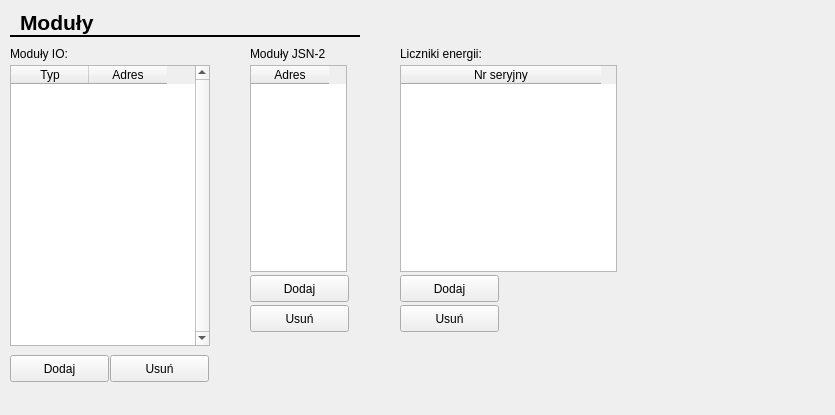
<?xml version="1.0" encoding="UTF-8"?>
<ui version="4.0">
 <class>CIoModulesCfgForm</class>
 <widget class="QWidget" name="CIoModulesCfgForm">
  <property name="geometry">
   <rect>
    <x>0</x>
    <y>0</y>
    <width>835</width>
    <height>415</height>
   </rect>
  </property>
  <property name="windowTitle">
   <string>Form</string>
  </property>
  <widget class="QLabel" name="label_13">
   <property name="geometry">
    <rect>
     <x>10</x>
     <y>45</y>
     <width>80</width>
     <height>17</height>
    </rect>
   </property>
   <property name="text">
    <string>Moduły IO:</string>
   </property>
  </widget>
  <widget class="QLabel" name="label_15">
   <property name="geometry">
    <rect>
     <x>400</x>
     <y>45</y>
     <width>110</width>
     <height>17</height>
    </rect>
   </property>
   <property name="text">
    <string>Liczniki energii:</string>
   </property>
  </widget>
  <widget class="QTableWidget" name="jsn2ModulesTable">
   <property name="geometry">
    <rect>
     <x>250</x>
     <y>65</y>
     <width>97</width>
     <height>207</height>
    </rect>
   </property>
   <property name="verticalScrollBarPolicy">
    <enum>Qt::ScrollBarAlwaysOff</enum>
   </property>
   <property name="horizontalScrollBarPolicy">
    <enum>Qt::ScrollBarAlwaysOff</enum>
   </property>
   <property name="rowCount">
    <number>0</number>
   </property>
   <property name="columnCount">
    <number>1</number>
   </property>
   <attribute name="horizontalHeaderDefaultSectionSize">
    <number>78</number>
   </attribute>
   <column>
    <property name="text">
     <string>Adres</string>
    </property>
   </column>
  </widget>
  <widget class="QPushButton" name="delMeterBtn">
   <property name="geometry">
    <rect>
     <x>400</x>
     <y>305</y>
     <width>99</width>
     <height>27</height>
    </rect>
   </property>
   <property name="text">
    <string>Usuń</string>
   </property>
  </widget>
  <widget class="QLabel" name="label_14">
   <property name="geometry">
    <rect>
     <x>250</x>
     <y>45</y>
     <width>100</width>
     <height>17</height>
    </rect>
   </property>
   <property name="text">
    <string>Moduły JSN-2</string>
   </property>
  </widget>
  <widget class="QTableWidget" name="energyMetersTab">
   <property name="geometry">
    <rect>
     <x>400</x>
     <y>65</y>
     <width>217</width>
     <height>207</height>
    </rect>
   </property>
   <property name="columnCount">
    <number>1</number>
   </property>
   <attribute name="horizontalHeaderDefaultSectionSize">
    <number>200</number>
   </attribute>
   <column>
    <property name="text">
     <string>Nr seryjny</string>
    </property>
   </column>
  </widget>
  <widget class="QPushButton" name="addMeterBtn">
   <property name="geometry">
    <rect>
     <x>400</x>
     <y>275</y>
     <width>99</width>
     <height>27</height>
    </rect>
   </property>
   <property name="text">
    <string>Dodaj</string>
   </property>
  </widget>
  <widget class="QPushButton" name="delIoModuleBtn">
   <property name="geometry">
    <rect>
     <x>110</x>
     <y>355</y>
     <width>99</width>
     <height>27</height>
    </rect>
   </property>
   <property name="text">
    <string>Usuń</string>
   </property>
  </widget>
  <widget class="QPushButton" name="addJsn2Btn">
   <property name="geometry">
    <rect>
     <x>250</x>
     <y>275</y>
     <width>99</width>
     <height>27</height>
    </rect>
   </property>
   <property name="text">
    <string>Dodaj</string>
   </property>
  </widget>
  <widget class="QPushButton" name="delJsn2Btn">
   <property name="geometry">
    <rect>
     <x>250</x>
     <y>305</y>
     <width>99</width>
     <height>27</height>
    </rect>
   </property>
   <property name="text">
    <string>Usuń</string>
   </property>
  </widget>
  <widget class="QPushButton" name="addIoModuleBtn">
   <property name="geometry">
    <rect>
     <x>10</x>
     <y>355</y>
     <width>99</width>
     <height>27</height>
    </rect>
   </property>
   <property name="text">
    <string>Dodaj</string>
   </property>
  </widget>
  <widget class="QTableWidget" name="ioModulesTable">
   <property name="geometry">
    <rect>
     <x>10</x>
     <y>65</y>
     <width>200</width>
     <height>281</height>
    </rect>
   </property>
   <property name="verticalScrollBarPolicy">
    <enum>Qt::ScrollBarAlwaysOn</enum>
   </property>
   <property name="horizontalScrollBarPolicy">
    <enum>Qt::ScrollBarAsNeeded</enum>
   </property>
   <property name="rowCount">
    <number>0</number>
   </property>
   <property name="columnCount">
    <number>2</number>
   </property>
   <attribute name="horizontalHeaderDefaultSectionSize">
    <number>78</number>
   </attribute>
   <column>
    <property name="text">
     <string>Typ</string>
    </property>
   </column>
   <column>
    <property name="text">
     <string>Adres</string>
    </property>
   </column>
  </widget>
  <widget class="QLabel" name="label_16">
   <property name="geometry">
    <rect>
     <x>20</x>
     <y>10</y>
     <width>130</width>
     <height>25</height>
    </rect>
   </property>
   <property name="font">
    <font>
     <pointsize>16</pointsize>
     <weight>75</weight>
     <bold>true</bold>
     <underline>false</underline>
    </font>
   </property>
   <property name="text">
    <string>Moduły</string>
   </property>
   <property name="textFormat">
    <enum>Qt::AutoText</enum>
   </property>
  </widget>
  <widget class="Line" name="line">
   <property name="geometry">
    <rect>
     <x>10</x>
     <y>35</y>
     <width>350</width>
     <height>3</height>
    </rect>
   </property>
   <property name="frameShadow">
    <enum>QFrame::Plain</enum>
   </property>
   <property name="lineWidth">
    <number>2</number>
   </property>
   <property name="orientation">
    <enum>Qt::Horizontal</enum>
   </property>
  </widget>
 </widget>
 <resources/>
 <connections/>
</ui>
